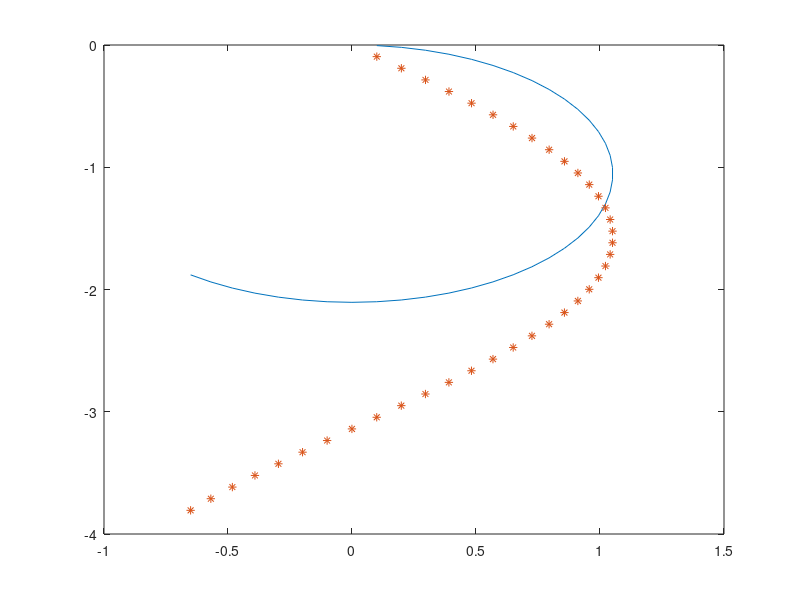

This chart was generated by the following MATLAB code:
clear
k=1;
l=0.1;
step=40;
theta=0;x=0;w=0;xp=l;
%track
w_track=zeros(1,step);
x_track=zeros(1,step);
theta_track=zeros(1,step);
w_change_track=zeros(1,step);
theta_change_track=zeros(1,step);
for i=1:step
%
w_change=-1/k*exp(-k*xp)-xp+1/k;w_change_track(1,i)=w_change;
theta_change=exp(-k*xp)-1;theta_change_track(1,i)=theta_change;
%
x=xp*cos(theta)-w_change*sin(theta)+x;
w=xp*sin(theta)+w_change*cos(theta)+w;
theta=theta_change+theta;
%
x_track(1,i)=x;
w_track(1,i)=w;
theta_track(1,i)=theta;
%pi/4
end
plot(x_track,w_track,'-',x_track,theta_track,'*')